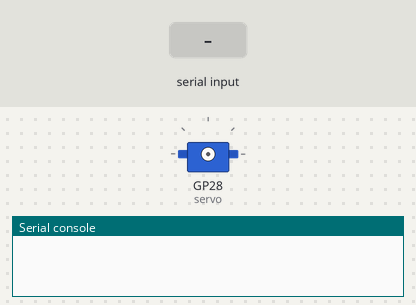
A program run on a simulated Raspberry Pi Pico running MicroPython. Shown: servo, the last lines printed to the serial console. Inputs (shaded band) come from the test bench. Servo angles are drawn from the pulse width (0.5 ms = 0°, 2.5 ms = 180°).

Above: at 1.2 s.
1.3 s: "5" typed at the serial console, then Enter
2.8 s: "90" typed at the serial console, then Enter
At 3.4 s:
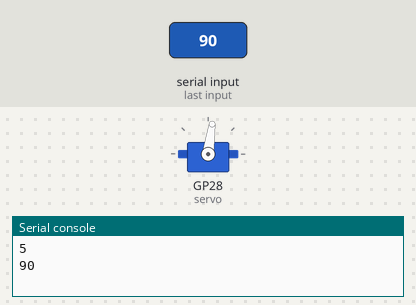
Timing chart, 0 to 5.8 s (numbered marks = the images above; inputs shaded):
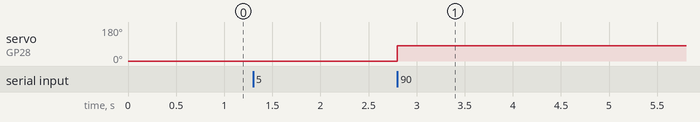

Measured:
- after the input at 2.8 s, servo on GP28 (servo): 0° → 82° at once

The program:

step3.py
```python
# python script to apply REPL input to servo
import sys
from machine import ADC, Pin, PWM
from time import sleep

# Connected to GPIO28
servo = PWM(Pin(28))
servo.freq(50)  # 50 Hz frequency

pwm_0 = 1350
pwm_180 = 7900

def set_angle(angle):
    # Set the servo angle.
    if 0 <= angle <= 180:
        duty = int(pwm_0 + angle * (pwm_180 - pwm_0) / 180)
        servo.duty_u16(duty)

while True:
    message = sys.stdin.readline().strip()  # Read a line of input from REPL
    try:
        if message != "":
            pot_angle = int(message)
            set_angle(pot_angle)  # Only call if conversion succeeds
    except ValueError:
        print("Invalid input, try again.")
    sleep(0.01)
```
